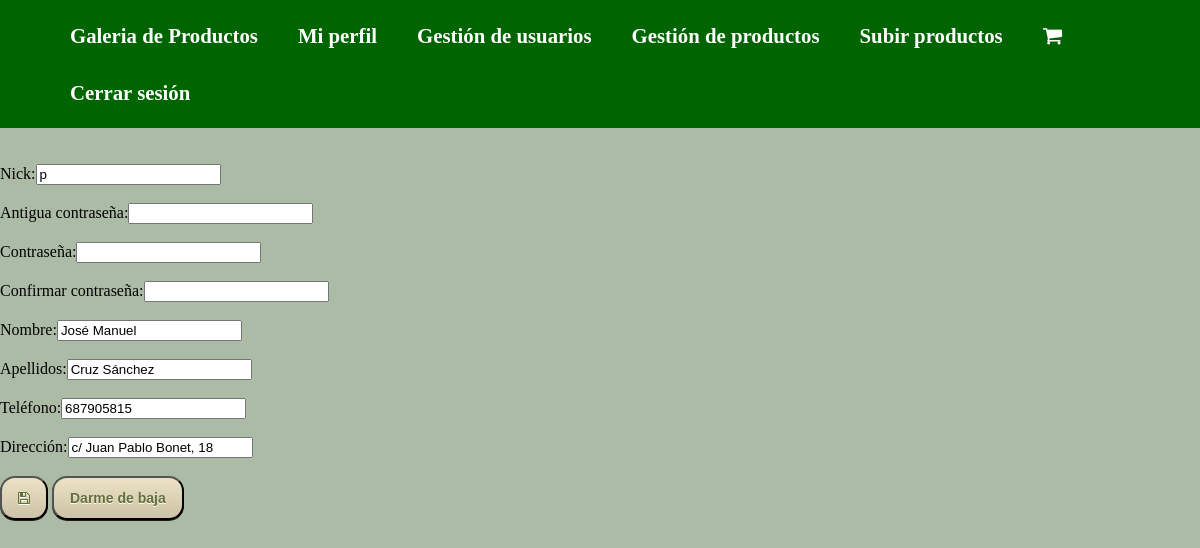
The page /mi_perfil.php (signed in) on the database its author committed.
### tables this page shows
CREATE TABLE `usuarios` (
  `nick` varchar(20) NOT NULL,
  `contrasena` varchar(20) NOT NULL,
  `nombre` varchar(20) NOT NULL,
  `apellidos` varchar(50) NOT NULL,
  `telefono` varchar(20) NOT NULL,
  `direccion` varchar(100) NOT NULL,
  `tipo` enum('admin','cliente') NOT NULL
);

### include/funciones.php (the view, shortened to what this page needs)
<?php
function mostrarFormulario($esNuevoUsuario, $btnEliminar, $form_action, $nick_readonly, $nick, $nombre, $apellidos, $telefono, $direccion, $tipo){
    ?>
        <form action="<?= $form_action ?>" method="post">
            <br><br>
            <?php
                if($nick_readonly){
                    echo 'Nick:<input name="nick" value="' . $nick . '" readonly>';
                }else{
                    echo 'Nick:<input name="nick" value="' . $nick . '">';
                }
                if($esNuevoUsuario == false){
                    echo '<br><br>Antigua contraseña:<input name="antigua_contrasena" type="text">';
                }
            ?>
            <br><br>
            Contraseña:<input name="contrasena" type="text">
            <br><br>
            Confirmar contraseña:<input name="confirmar" type="text">
            <br><br>
            Nombre:<input name="nombre" value="<?= $nombre ?>">
            <br><br>
            Apellidos:<input name="apellidos" value="<?= $apellidos ?>">
            <br><br>
            Teléfono:<input name="telefono" value="<?= $telefono ?>">
            <br><br>
            Dirección:<input name="direccion" value="<?= $direccion ?>">
            <br><br>
                    <?php
                if($btnEliminar == 'eliminar_usuario.php'){
                    ?>
                        <button  class="boton" type="submit"><i class="fa fa-floppy-o" aria-hidden="true"></i></button>
                        <button  class="boton" onclick="this.parentNode.action = 'eliminar_usuario.php';this.parentNode.submit()"><i class="fa fa-trash" aria-hidden="true"></i></button>
                    <?php
                }else{
                    ?>
                        <button class="boton" type="submit"><i class="fa fa-floppy-o" aria-hidden="true"></i></button>
                        <button class="boton"  onclick="this.parentNode.action = 'eliminarse_a_si_mismo.php';this.parentNode.submit()">Darme de baja</button>
                    <?php
                }
            ?>
        </form>
    <?php
}
function obtenerDatosUsuarios($nick){
        $conexion = new mysqli(DB_HOST, DB_USUARIO, DB_PASS, DB_NOMBRE_BASE_DATOS);
        mysqli_set_charset($conexion, 'utf8');
        $sql = "select * from usuarios where nick like '$nick'";
        $sentencia = $conexion->prepare($sql);
        $sentencia->execute();
        $resultado = $sentencia->get_result();
        return $resultado;
}
    ?>

### css/menu.css (style rules this page uses)
* { box-sizing: border-box; }

### css/generales.css (style rules this page uses)
.boton { -moz-box-shadow: 0px 1px 0px 0px #1c1b18; -webkit-box-shadow: 0px 1px 0px 0px #1c1b18; box-shadow: 0px 1px 0px 0px #1c1b18; background:-webkit-gradient(linear, left top, left bottom, color-stop(0.05, #eae0c2), color-stop(1, #ccc2a6)); background:-moz-linear-gradient(top, #eae0c2 5%, #ccc2a6 100%); background:-webkit-linear-gradient(top, #eae0c2 5%, #ccc2a6 100%); background:-o-linear-gradient(top, #eae0c2 5%, #ccc2a6 100%); background:-ms-linear-gradient(top, #eae0c2 5%, #ccc2a6 100%); background:linear-gradient(to bottom, #eae0c2 5%, #ccc2a6 100%); filter:progid:DXImageTransform.Microsoft.gradient(startColorstr='#eae0c2', endColorstr='#ccc2a6',GradientType=0); background-color:#eae0c2; -moz-border-radius:15px; -webkit-border-radius:15px; border-radius:15px; display:inline-block; cursor:pointer; color:#626e3c; font-family:Arial; font-size:14px; font-weight:bold; padding:12px 16px; text-decoration:none; text-shadow:0px 1px 0px #ffffff; }

### rows shown on the page
usuarios: nick "p", nombre "José Manuel", apellidos "Cruz Sánchez", telefono "687905815", direccion "c/ Juan Pablo Bonet, 18"
